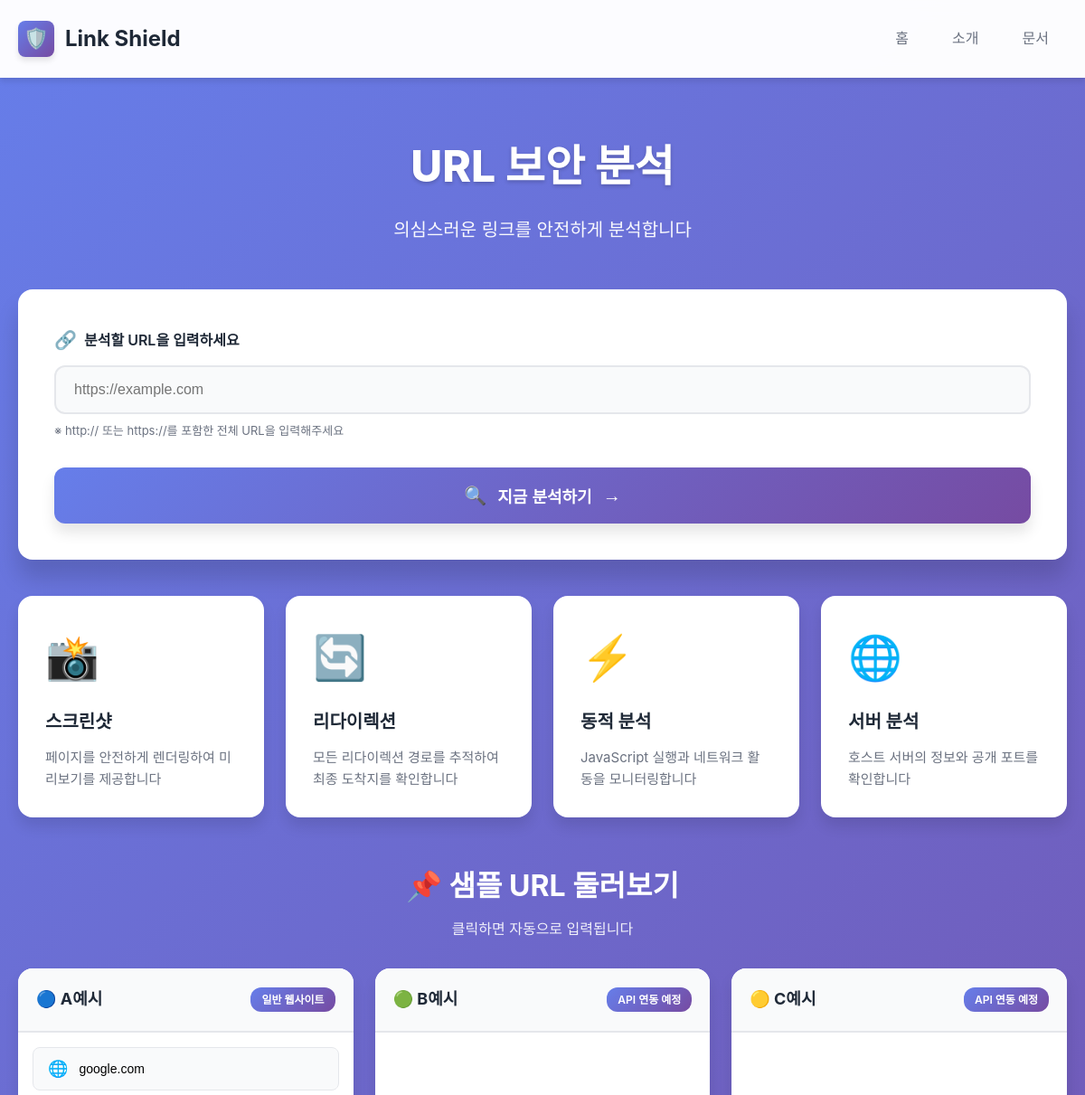
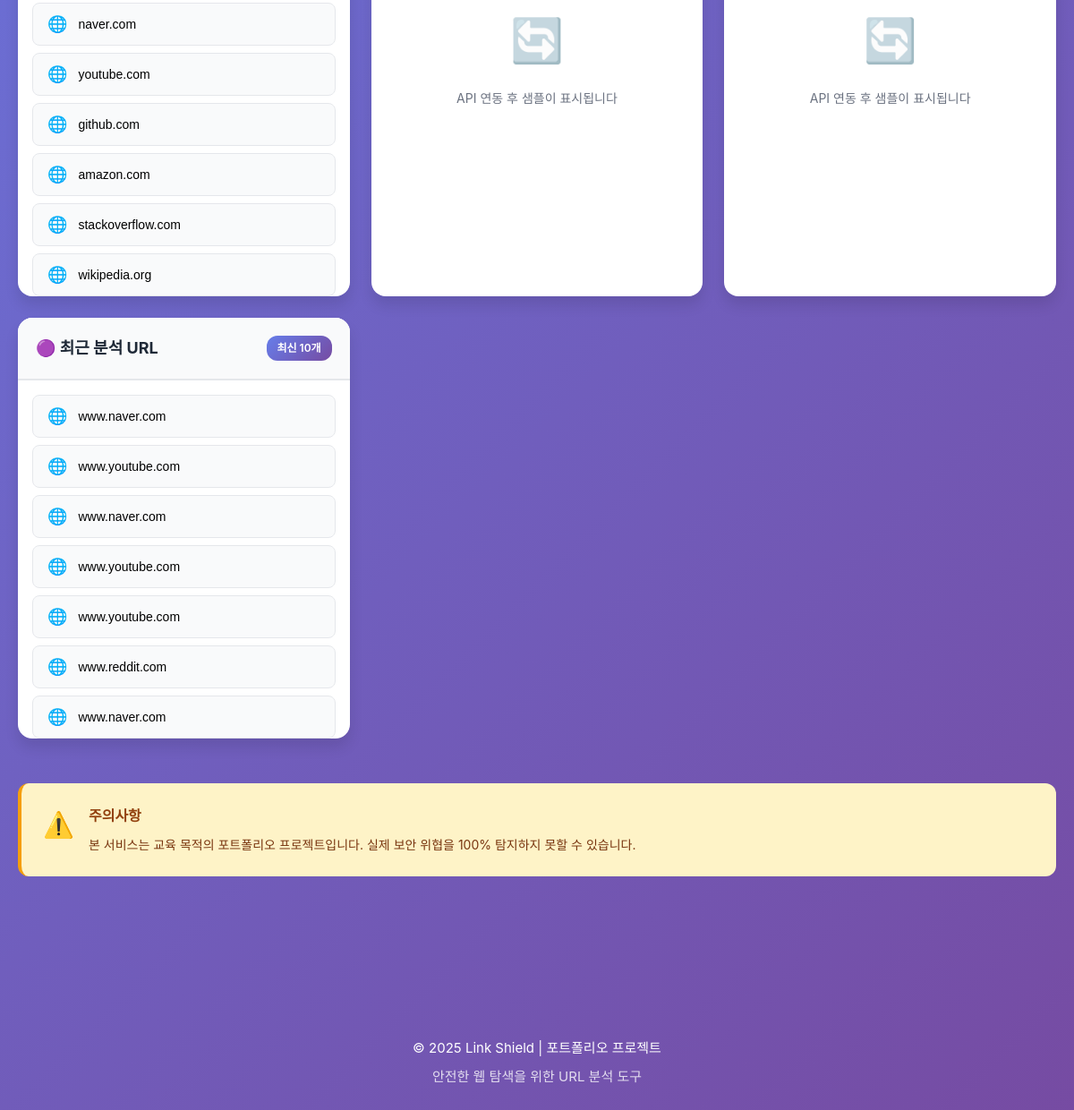
The page / on the database its author committed (2 pictures, top to bottom).
### analyzer/models.py (models this page shows, shortened)
class URLAnalysis(models.Model):
    original_url = models.URLField(
        max_length= 500,
        verbose_name= "원본 URL",
        help_text= "사용자가 입력한 URL"
    )
    final_url = models.URLField(
        max_length= 500,
        verbose_name= "최종 URL",
        help_text= "Redirection 이후 최종 도착 URL"
    )
    domain = models.CharField(
        max_length= 255,
        verbose_name= "도메인",
        help_text= "URL의 도메인 부분"
    )
    page_title = models.CharField(
        max_length= 255,
        blank= True,
        null= True,
        verbose_name= "페이지 제목"
    )
    screenshot_path = models.CharField(
        max_length=500,
        blank=True,
        null=True,
        verbose_name="스크린샷 경로"
    )
    analyzed_at = models.DateTimeField(
        auto_now_add=True,  # 생성 시 자동으로 현재 시간
        verbose_name="분석 시간"
    )
    network_requests = models.IntegerField(
        default= 0,
        verbose_name= "네트워크 요청 수"
    )
    redirects = models.IntegerField(
        default=0,
        verbose_name="리다이렉션 수"
    )
    js_errors = models.IntegerField(
        default= 0,
        verbose_name= "JavaScript 오류 수"
    )
    ip_address = models.GenericIPAddressField(
        blank= True,
        null= True,
        verbose_name= "IP 주소"
    )
    risk_score = models.IntegerField(
        default= 0,
        verbose_name= "위험도 점수",
        help_text= "0-100사이 값, 높을 수록 위험"
    )
    risk_level = models.CharField(
        max_length=20,
        choices=[
            ('low', '낮음'),
            ('medium', '중간'),
            ('high', '높음'),
        ],
        default='low',
        verbose_name="위험 수준"
    )
    detail_data = models.JSONField(
        blank= True,
        null= True,
        verbose_name= "상세 분석 데이터",
        help_text= "네트워크 트래픽, 포트 스탠 결과 등. ."
    )
    class Meta:
        verbose_name = "URL 분석"
        verbose_name_plural = "URL 분석 목록"
        ordering = ["-analyzed_at"]      #최신순으로 정렬하기

### analyzer/views.py (the view)
# urls.py: path('', views.IndexView.as_view(), name='index'),
class IndexView(APIView):
    def get(self, request):
        recent_urls = URLAnalysis.objects.all()[:10]
        context = {
            'recent_urls': recent_urls
        }
        return render(request, 'index.html', context)

### templates/index.html (shortened to what this page needs)
{% extends "base.html" %}
{% load static %}
{% block content %}
<div class="hero-section">
    <h1 class="hero-title">URL 보안 분석</h1>
    <p class="hero-subtitle">의심스러운 링크를 안전하게 분석합니다</p>
</div>
<div class="card main-card">
    <form id="analysisForm" class="analysis-form">
        <div class="form-group">
            <label for="url" class="form-label">
                <span class="label-icon">🔗</span>
                분석할 URL을 입력하세요
            </label>
            <input
                type="url"
                id="url"
                name="url"
                class="form-input"
                placeholder="https://example.com"
                required
                autocomplete="off"
            >
            <div class="input-hint">※ http:// 또는 https://를 포함한 전체 URL을 입력해주세요</div>
        </div>
        <button type="submit" class="submit-btn">
            <span class="btn-icon">🔍</span>
            <span>지금 분석하기</span>
            <span class="btn-arrow">→</span>
        </button>
    </form>
</div>
<div class="info-grid">
    <div class="info-card">
        <div class="info-icon">📸</div>
        <h3>스크린샷</h3>
        <p>페이지를 안전하게 렌더링하여 미리보기를 제공합니다</p>
    </div>
    <div class="info-card">
        <div class="info-icon">🔄</div>
        <h3>리다이렉션</h3>
        <p>모든 리다이렉션 경로를 추적하여 최종 도착지를 확인합니다</p>
    </div>
    <div class="info-card">
        <div class="info-icon">⚡</div>
        <h3>동적 분석</h3>
        <p>JavaScript 실행과 네트워크 활동을 모니터링합니다</p>
    </div>
    <div class="info-card">
        <div class="info-icon">🌐</div>
        <h3>서버 분석</h3>
        <p>호스트 서버의 정보와 공개 포트를 확인합니다</p>
    </div>
</div>
<div class="samples-section">
    <h2 class="samples-title">📌 샘플 URL 둘러보기</h2>
    <p class="samples-subtitle">클릭하면 자동으로 입력됩니다</p>
    <div class="samples-grid">
        <div class="sample-box">
            <div class="sample-header">
                <h3>🔵 A예시</h3>
                <span class="sample-badge">일반 웹사이트</span>
            </div>
            <div class="sample-list">
                <button type="button" class="sample-item" onclick="fillURL('https://www.google.com')">
                    <span class="sample-icon">🌐</span>
                    <span class="sample-url">google.com</span>
                </button>
                <button type="button" class="sample-item" onclick="fillURL('https://www.naver.com')">
                    <span class="sample-icon">🌐</span>
                    <span class="sample-url">naver.com</span>
                </button>
                <button type="button" class="sample-item" onclick="fillURL('https://www.youtube.com')">
                    <span class="sample-icon">🎥</span>
                    <span class="sample-url">youtube.com</span>
                </button>
                <button type="button" class="sample-item" onclick="fillURL('https://github.com')">
                    <span class="sample-icon">💻</span>
                    <span class="sample-url">github.com</span>
                </button>
                <button type="button" class="sample-item" onclick="fillURL('https://www.amazon.com')">
                    <span class="sample-icon">🛒</span>
                    <span class="sample-url">amazon.com</span>
                </button>
                <button type="button" class="sample-item" onclick="fillURL('https://stackoverflow.com')">
                    <span class="sample-icon">💡</span>
                    <span class="sample-url">stackoverflow.com</span>
                </button>
                <button type="button" class="sample-item" onclick="fillURL('https://www.wikipedia.org')">
                    <span class="sample-icon">📚</span>
                    <span class="sample-url">wikipedia.org</span>
                </button>
            </div>
        </div>
        <div class="sample-box">
            <div class="sample-header">
                <h3>🟢 B예시</h3>
                <span class="sample-badge">API 연동 예정</span>
            </div>
            <div class="sample-list" id="sampleBoxB">
                <div class="sample-placeholder">
                    <span class="placeholder-icon">🔄</span>
                    <p>API 연동 후 샘플이 표시됩니다</p>
                </div>
            </div>
        </div>
        <div class="sample-box">
            <div class="sample-header">
                <h3>🟡 C예시</h3>
                <span class="sample-badge">API 연동 예정</span>
            </div>
            <div class="sample-list" id="sampleBoxC">
                <div class="sample-placeholder">
                    <span class="placeholder-icon">🔄</span>
                    <p>API 연동 후 샘플이 표시됩니다</p>
                </div>
            </div>
        </div>
        <div class="sample-box">
            <div class="sample-header">
                <h3>🟣 최근 분석 URL</h3>
                <span class="sample-badge">최신 10개</span>
            </div>
            <div class="sample-list" id="recentURLs">
                {% if recent_urls %}
                    {% for item in recent_urls %}
                    <button type="button" class="sample-item" onclick="fillURL('{{ item.original_url }}')">
                        <span class="sample-icon">
                        </span>
                        <span class="sample-url">{{ item.domain }}</span>
                    </button>
                    {% endfor %}
                {% else %}
                    <div class="sample-placeholder">
                        <span class="placeholder-icon">💾</span>
                        <p>분석 기록이 없습니다</p>
                    </div>
                {% endif %}
            </div>
        </div>
    </div>
</div>
<div class="warning-box">
    <div class="warning-icon">⚠️</div>
    <div class="warning-content">
        <h4>주의사항</h4>
        <p>본 서비스는 교육 목적의 포트폴리오 프로젝트입니다. 실제 보안 위협을 100% 탐지하지 못할 수 있습니다.</p>
    </div>
</div>
{% endblock %}

### rows shown on the page
URLAnalysis: domain "www.naver.com"
URLAnalysis: domain "www.youtube.com"
URLAnalysis: domain "www.naver.com"
URLAnalysis: domain "www.youtube.com"
URLAnalysis: domain "www.youtube.com"
URLAnalysis: domain "www.reddit.com"
URLAnalysis: domain "www.naver.com"
